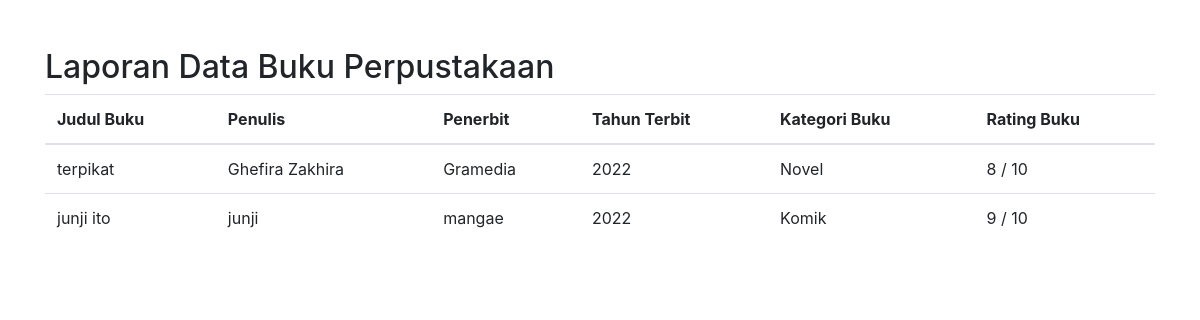
Page /admin/laporanbuku.php (signed in) on the committed database.
### tables this page shows
CREATE TABLE `buku` (
  `BukuID` int(11) NOT NULL,
  `Judul` varchar(255) NOT NULL,
  `Penulis` varchar(255) NOT NULL,
  `Penerbit` varchar(255) NOT NULL,
  `TahunTerbit` int(11) NOT NULL
);

CREATE TABLE `kategoribuku` (
  `KategoriID` int(11) NOT NULL,
  `NamaKategori` varchar(255) NOT NULL
);

CREATE TABLE `ulasanbuku` (
  `UlasanID` int(11) NOT NULL,
  `UserID` int(11) NOT NULL,
  `BukuID` int(11) NOT NULL,
  `Ulasan` text NOT NULL,
  `Rating` int(11) NOT NULL
);

### function/datalaporanbuku.php (the view, shortened to what this page needs)
<?php
include "../configs/koneksi.php";
$sql = "SELECT * FROM buku INNER JOIN kategoribuku_relasi ON buku.BukuID = kategoribuku_relasi.BukuID INNER JOIN kategoribuku ON kategoribuku_relasi.KategoriID = kategoribuku.KategoriID
INNER JOIN ulasanbuku ON buku.BukuID = ulasanbuku.BukuID";
$result = $koneksi->query($sql);
if ($result->num_rows > 0) {
    while ($row = $result->fetch_assoc()) {
        echo "<tr>";
        echo "<td>" . $row['Judul'] . "</td>";
        echo "<td>" . $row['Penulis'] . "</td>";
        echo "<td>" . $row['Penerbit'] . "</td>";
        echo "<td>" . $row['TahunTerbit'] . "</td>";
        echo "<td>" . $row['NamaKategori'] . "</td>";
        echo "<td>" . $row['Rating'] . " / 10 </td>";
        echo "</tr>";
    }
} else {
    echo "<tr><td colspan='4'>Tidak ada data ditemukan</td></tr>";
}
?>

### rows in the picture
buku: Judul "terpikat", Penulis "Ghefira Zakhira", Penerbit "Gramedia", TahunTerbit "2022", kategoribuku.NamaKategori "Novel", ulasanbuku.Rating "8"
buku: Judul "junji ito", Penulis "junji", Penerbit "mangae", TahunTerbit "2022", kategoribuku.NamaKategori "Komik", ulasanbuku.Rating "9"
